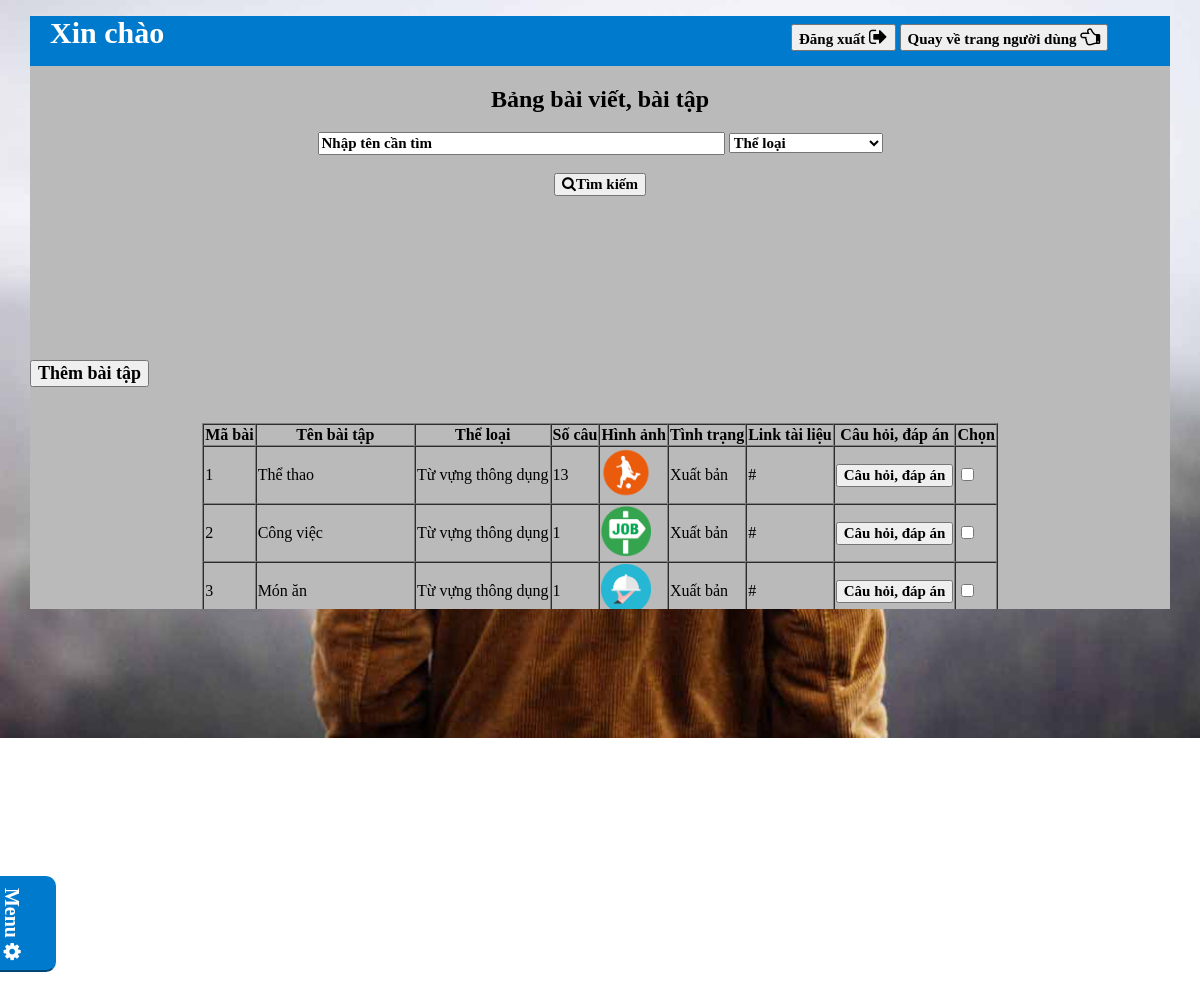
/admin/menusetting.php?page=3, run on the app's committed database.
### tables this page shows
CREATE TABLE `baiviet_baitap` (
  `mabaiviet_baitap` int(11) NOT NULL,
  `tieude` varchar(500) DEFAULT NULL,
  `mota` text,
  `img` text,
  `tinhtrang` tinyint(4) DEFAULT NULL,
  `link` text,
  `matheloai` int(11) DEFAULT NULL
);

CREATE TABLE `tbltheloai` (
  `matheloai` int(11) NOT NULL,
  `tentheloai` varchar(300) DEFAULT NULL,
  `madanhmuc` int(11) DEFAULT NULL
);

### admin/settingbaivietbaitap.php (the view, shortened to what this page needs)
<body <?php if(isset($_GET["option"])&&$_GET["option"]==6) echo "onload='hientiny()'"?>>
    <h2 id="tieudetable">Bảng bài viết, bài tập</h2>
    <?php
        $connect=connect("project");
        $query="select count(*) from baiviet_baitap";
    ?>
    <form action="" id="timkiem">
        <input type="text" name="timkiem" value="Nhập tên cần tìm" onclick="timkiem1()" autocomplete="off">
        <select name="searchtheloai" id="searchtheloai" onchange="searchtheloai1()">
            <option value="0">Thể loại</option>
        </select>
        <br>
        <br>
        <button type="submit"><i class="fa fa-search"></i>Tìm kiếm</button>
    </form>
    <br>
    <?php
    if(isset($_GET["trang"]))
    {
        $trang=$_GET["trang"]*10;
    }
    else {
        $trang=0;
    }
        if(isset($_GET["timkiem"])&&$_GET["timkiem"]!="Nhập tên cần tìm"&&isset($_GET["searchtheloai"])&&$_GET["searchtheloai"]==0)
        {
            $tieude=$_GET["timkiem"];
            $query="select baiviet_baitap.mabaiviet_baitap,tieude,matheloai,count(macau),img,tinhtrang,link  from baiviet_baitap left JOIN cauhoi on cauhoi.mabaiviet_baitap=baiviet_baitap.mabaiviet_baitap where baiviet_baitap.tieude like '%$tieude%'  and  baiviet_baitap.mabaiviet_baitap GROUP BY baiviet_baitap.mabaiviet_baitap";
        }
        else
        {
            $query="select baiviet_baitap.mabaiviet_baitap,tieude,matheloai,count(macau),img,tinhtrang,link  from baiviet_baitap left JOIN cauhoi on cauhoi.mabaiviet_baitap=baiviet_baitap.mabaiviet_baitap where  baiviet_baitap.mabaiviet_baitap  GROUP BY baiviet_baitap.mabaiviet_baitap limit $trang,10";
        }
        $excute=mysqli_query($connect,$query);
        $a=mysqli_fetch_array($excute,MYSQLI_NUM);
        $arr=[];
        $i=0;
        while($a!=null)
        {
            $arr[$i]=$a;
            $a=mysqli_fetch_array($excute,MYSQLI_NUM);
            $i++;
        }
    ?>
    <a href="?page=3&option2=thembt"><button type="button" style="font-size:18px;" >Thêm bài tập</button></a>
    <br>
    <br>
    <br>
    <form action="kt_baitapbaiviet.php" id="form1">
        <table border="1" cellspacing="0">
            <tr>
                <th>Mã bài</th>
                <th>Tên bài tập</th>
                <th>Thể loại</th>
                <th>Số câu</th>
                <th>Hình ảnh</th>
                <th>Tình trạng</th>
                <th>Link tài liệu</th>
                <th>Câu hỏi, đáp án</th>
                <th>Chọn</th>
            </tr>
            <?php
            for($i=0;$i<count($arr);$i++)
            {
            ?>
                <tr>
                <?php
                    for($x=0;$x<count($arr[$i]);$x++)
                    {
                            if($x==2)
                            {
                                $query="select matheloai,tentheloai from tbltheloai where matheloai=".$arr[$i][2];
                                $excute=mysqli_query($connect,$query);
                                $a=mysqli_fetch_array($excute,MYSQLI_NUM);
                                ?>
                                        <td><?php echo $a[1]?></td>
                                <?php
                            }
                            else if($x==5)
                            {
                                if($arr[$i][$x]==0)
                                {
                                ?>
                                    <td>Xuất bản</td>
                                <?php
                                }
                                else
                                {
                                ?>
                                    <td>Chưa xuất bản</td>
                                <?php
                                }
                            }
                            else if($x==4)
                            {
                            ?>
                                <td><img src="../<?php echo $arr[$i][$x]?>" alt="" style="width:50px;height:50px"></td>
                            <?php
                            }
                            else
                            {
                            ?>
                                <td><?php echo $arr[$i][$x]?></td>
                            <?php
                            }
                        if($x==count($arr[$i])-1)
                        {
                ?>
                            <th><a href="?page=3&mabt=<?php echo $arr[$i][0];?>&option=1&trang=<?php if(isset($_GET["trang"])) echo $_GET["trang"]; else echo"0"?>"><button type="button" >Câu hỏi, đáp án</button></a></th>
                            <td><input  type="checkbox" name="checkbox[]" onchange="scanCheckBox()" value="<?php echo $arr[$i][0]; ?>"></td>
                <?php
                        }
                    }
                ?>
                </tr>
            <?php
            }
            ?>
        </table>
    </form>
</body>

### admin/menusetting.css (style rules this page uses)
body { padding: 0px; margin: 0px; width: 100%; height: 625px; display: flex; background-image: url('img/img_parallax.jpg'); background-size: cover; background-repeat: no-repeat; background-position: center; }

### admin/settingbaivietbaitap.css (style rules this page uses)
#timkiem { margin: auto; width: 100%; text-align: center; height: 210px; }
#timkiem input { width: 35%; }
table { margin: auto; }
#tieudetable { font-family: 'Patrick Hand', cursive; text-align: center; }
button { font-family: 'Patrick Hand', cursive; font-size: 15px; font-weight: bold; }
input[type=text] { font-family: 'Patrick Hand', cursive; font-size: 15px; font-weight: bold; }
select { font-family: 'Patrick Hand', cursive; font-size: 15px; font-weight: bold; }
select option { font-family: 'Patrick Hand', cursive; font-size: 15px; font-weight: bold; }

### data on the page
baiviet_baitap: mabaiviet_baitap "1", tieude "Thể thao", img (picture), link "#"
tbltheloai: tentheloai "Từ vựng thông dụng"
baiviet_baitap: mabaiviet_baitap "2", tieude "Công việc", img (picture), link "#"
baiviet_baitap: mabaiviet_baitap "3", tieude "Món ăn", img (picture), link "#"

### other printed values
$arr[$i][$x] "13"
$arr[$i][$x] "1"
